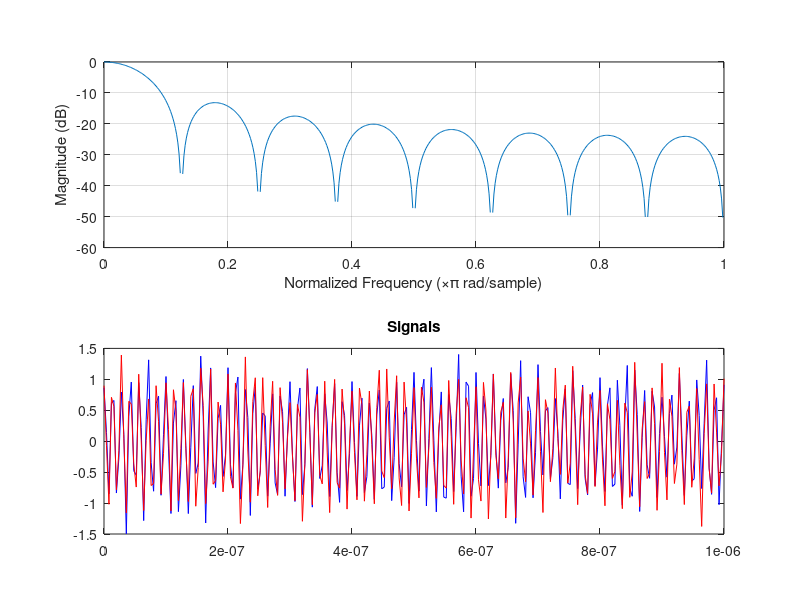
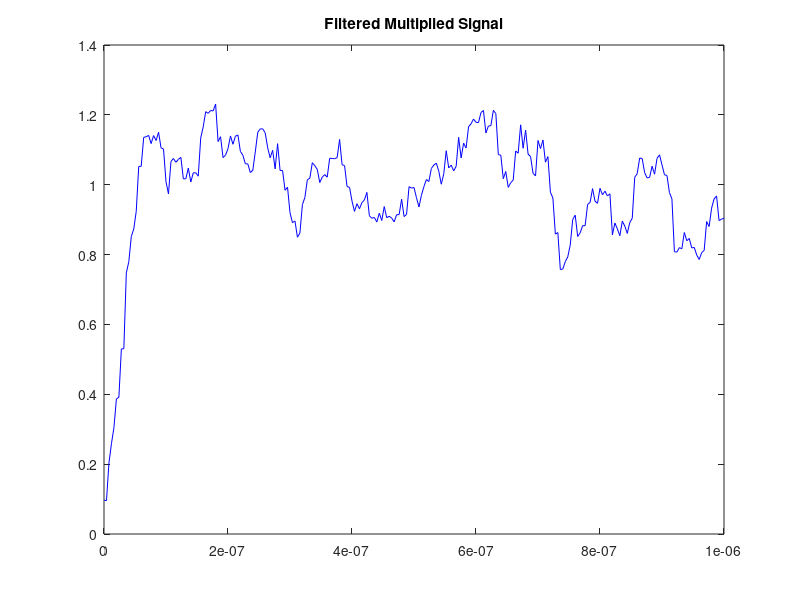
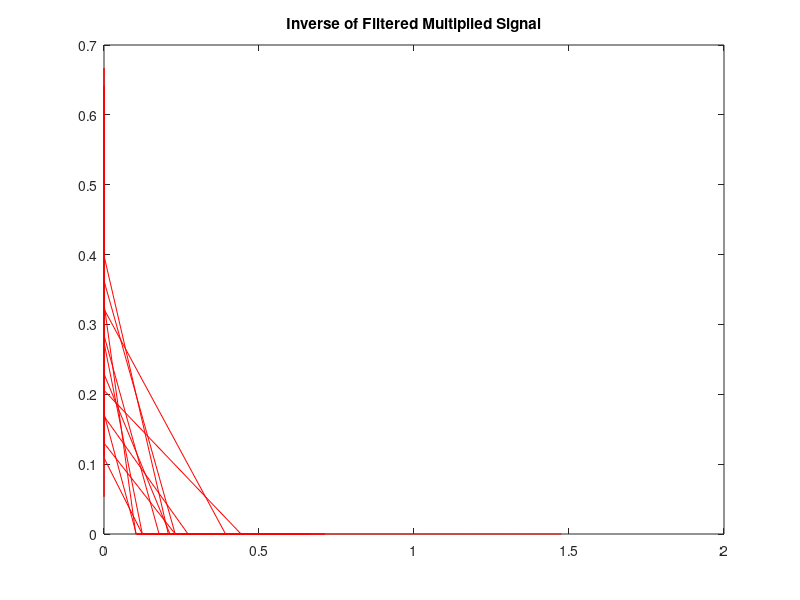
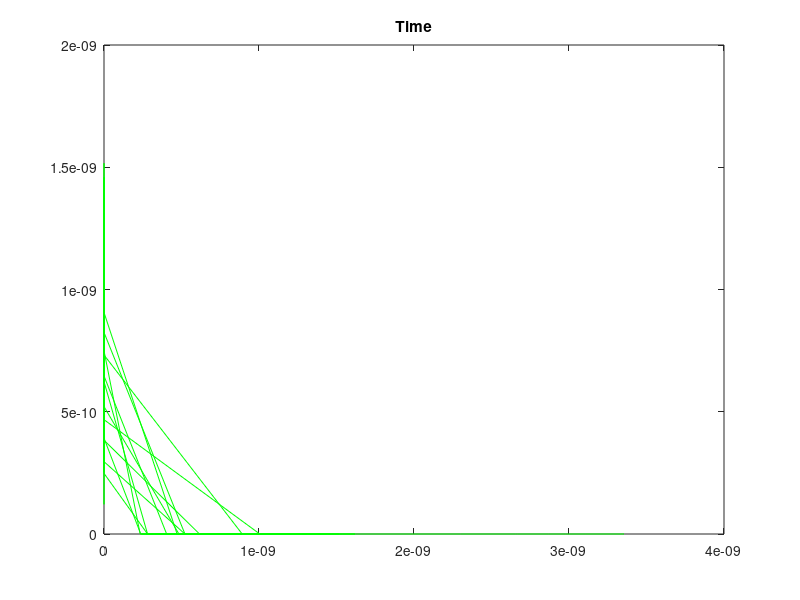

Recreate these plots in MATLAB, in order.
clear all;
close all;
clc
%Initialization of given constants
fs = 250e6;
Ts = 1/fs;
t = 0:Ts:1e-6;
fc = 70e6;

%Moving Average Filter
lpf = ones(1,16);
lpf = lpf/length(lpf);
freqz(lpf)
%Noise Constant
n = 0.2;
%Delay
delay = 0.5e-9;
%Constants for Schmitt Trigger
thr_high = 0.5;
thr_low = thr_high*0.8;

%Defining Signals
x1 = cos(2*pi*fc*t)+(n*randn(1,length(t)));
x2 = cos(2*pi*fc*(t+delay))+(n*randn(1,length(t)));

figure(1)
plot(t, x1, 'b')
hold on
plot(t, x2, 'r')
title('Signals')
%Multiplication of  two signals
multipleofTwoSignals = x1 .* x2;

%1/2 cos(x+y)          1/2 cos(x-y)
%1/2 cos(4*pi*fc*(t+delay)    1/2 cos(2*pi*fc*delay)
%Applying filter to multiple of two signals in order to get 
%low frequency component
%To erase the coefficient of 1/2 in the multiplication
%need to multiply with two and process moving average filter
filteredMultipleSignal = 2 * filter(lpf, 1, multipleofTwoSignals);
figure(2)
plot(t, filteredMultipleSignal, 'b')
title('Filtered Multiplied Signal')
binaryFilteredMultipleSignal = zeros(1, length(filteredMultipleSignal));

%To get the 2*pi*fc part of the signal
%need to inverse cosine function
inverseofFilteredMultipleSignal = acos(filteredMultipleSignal);

%To get the delay in inversecosine 
%need to divide by 2*pi*fc
findTime = inverseofFilteredMultipleSignal / (2 * pi * fc);

delayTime = abs(mean(findTime(50:end)))
figure(3)
plot(inverseofFilteredMultipleSignal, 'r')
title('Inverse of Filtered Multiplied Signal')
figure(4)
plot(findTime, 'g')
title('Time')
% %Schmitt Trigger
% for i = 2:length(filteredMultipleSignal)
%     if(binaryFilteredMultipleSignal(i-1) == 1)
%         if(filteredMultipleSignal(i) < thr_low)
%             binaryFilteredMultipleSignal(i) = 0;
%         else
%             binaryFilteredMultipleSignal(i) = 1;
%         end
%     else
%         if(filteredMultipleSignal(i)>thr_high)
%             binaryFilteredMultipleSignal(i)=1;
%         else
%             binaryFilteredMultipleSignal(i)=0;
%         end
%     end
% end   
% 
% figure(5)
% plot(binaryFilteredMultipleSignal, 'b')
% title('Schmitt Triggered Multiplied Signal')

